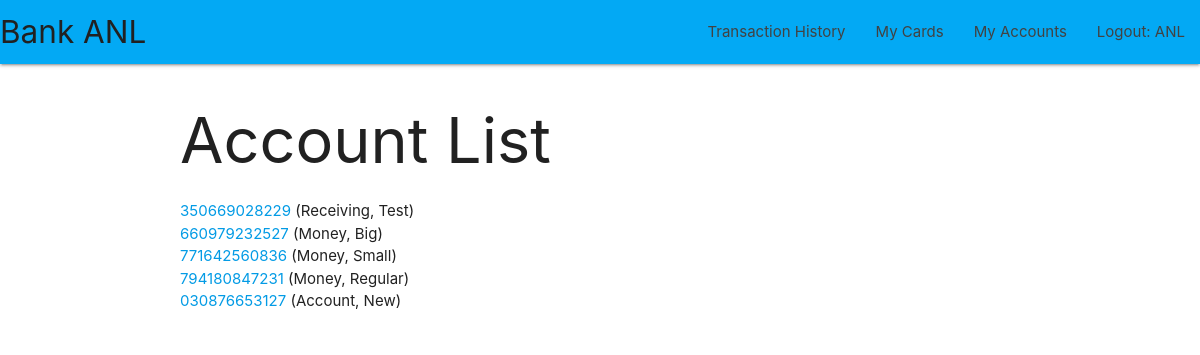
Screenshot of /catalog/accounts/ (signed in) with the database file from the repository.
### catalog/models.py (models this page shows, shortened)
class Account(models.Model):
    account_number = models.CharField(
        primary_key=True,
        validators=[MinLengthValidator(12)],
        max_length=12,
        default=0,
        help_text='Enter Account Number')
    first_name = models.CharField(
        validators=[MinLengthValidator(1)],
        max_length=30,
        help_text='Enter first name of account holder')
    last_name = models.CharField(
        validators=[MinLengthValidator(1)],
        max_length=30,
        help_text='Enter last name of account holder')
    address = models.CharField(
        validators=[MinLengthValidator(1)],
        max_length=100,
        null=True,
        blank=True,
        help_text='Enter address of account holder')
    phone_number = models.CharField(
        validators=[MinLengthValidator(10)],
        max_length=10,
        help_text='Enter phone number of account holder')
    balance = models.IntegerField(
        default=0,
        help_text='Initial balance for Account')
    """ Links account to a specific user """
    bank_user = models.ForeignKey(
        User,
        on_delete=models.SET_NULL,
        null=True,
        blank=True)
    def get_absolute_url(self):
        return reverse('account-detail', args=[str(self.account_number)])

### catalog/views.py (the view)
# urls.py: path('accounts/', views.AccountListView.as_view(), name='accounts'),
class AccountListView(generic.ListView):
    model = Account
    paginate_by = 25

### catalog/templates/catalog/account_list.html
{% extends "base_generic.html" %}
{% block content %}
  <h1>Account List</h1>
  {% if account_list %}
  <ul>
    {% for account in account_list %}
      <li>
        <a href="{{ account.get_absolute_url }}">{{ account.account_number }}</a> ({{account.last_name}}, {{account.first_name}})
      </li>
    {% endfor %}
  </ul>
  {% else %}
    <p>There are no accounts at this bank.</p>
  {% endif %}
{% endblock %}

### catalog/templates/base_generic.html (shortened to what this page needs)
<!DOCTYPE html>
<html lang="en">
<head>
  <link rel="stylesheet" href="https://cdnjs.cloudflare.com/ajax/libs/materialize/1.0.0/css/materialize.min.css">
  {% load static %}
</head>
<body>
  <nav>
    <div class="nav-wrapper light-blue ">
      <a href="{% url 'index' %}" class="brand-logo grey-text text-darken-4">Bank ANL</a>
      <ul id="nav-mobile" class="right hide-on-med-and-down">
        {% if user.is_authenticated %}
          <li><a class="grey-text text-darken-3" href="{% url 'transaction-history' %}">Transaction History</a></li>
          <li><a class="grey-text text-darken-3" href="{% url 'my-cards' %}">My Cards</a></li>
          <li><a class="grey-text text-darken-3" href="{% url 'my-accounts' %}">My Accounts</a></li>
          <li><a class="grey-text text-darken-3" href="{% url 'logout'%}?next={{request.path}}">Logout: {{ user.get_username }}</a></li>
        {% else %}
          <li><a class="grey-text text-darken-3" href="{% url 'login'%}?next=../../">Sign in</a></li>
            <li class="grey-text text-darken-3" >or</li>
            <li><a class="grey-text text-darken-3" href="{% url 'register'%}?next=../../">register</a></li>
        {% endif %}
      </ul>
    </div>
  </nav>
  <div class="container-fluid">
    <div class="row">
      <div class="col-sm-10">
        <div class="container">
          {% block content %}
          {% endblock %}
        </div>
      </div>
    </div>
  </div>
</body>
</html>

### rows the page displays
Account: account_number "350669028229", last_name "Receiving", first_name "Test"
Account: account_number "660979232527", last_name "Money", first_name "Big"
Account: account_number "771642560836", last_name "Money", first_name "Small"
Account: account_number "794180847231", last_name "Money", first_name "Regular"
Account: account_number "030876653127", last_name "Account", first_name "New"

### other values shown
{{ user.get_username }} "ANL"
